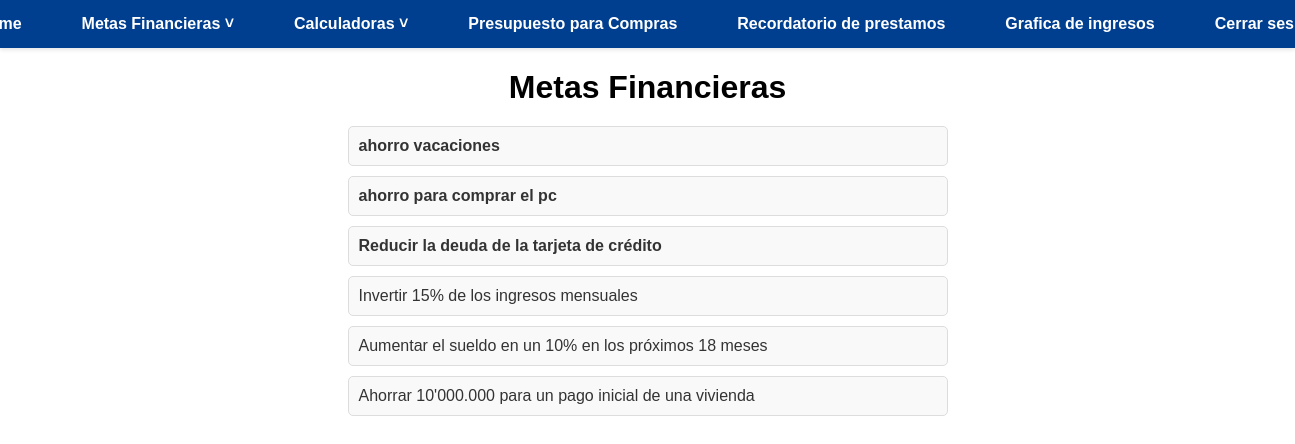
The app's page /tasks/ (signed in), older data.
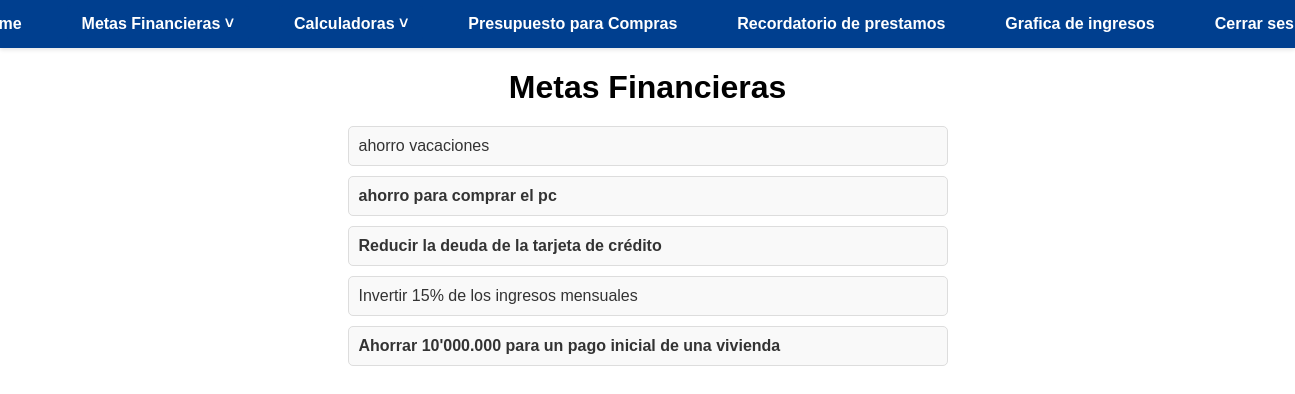
The same page, newer data.
### sitioweb/models.py (models this page shows, shortened)
class task(models.Model):
    title = models.CharField(max_length=100)  # Campo para el título de la tarea
    description = models.TextField(blank=True)  # Campo opcional para la descripción de la tarea
    date_created = models.DateTimeField(auto_now_add=True)  # Fecha de creación de la tarea (autoañadida)
    date_completed = models.DateTimeField(null=True, blank=True)  # Fecha de completado de la tarea (opcional)
    important = models.BooleanField(default=False)  # Indica si la tarea es importante o no
    user = models.ForeignKey(User, on_delete=models.CASCADE)  # Relación con el usuario que creó la tarea

### sitioweb/views.py (the view)
# urls.py: path('tasks/', views.tasks, name='tasks'),  # Ruta para las tareas, usando la vista 'tasks'
@login_required
def tasks(request):
    tasks = task.objects.filter(user=request.user, date_completed__isnull = True)
    return render(request, 'tasks.html', {'tasks': tasks})

### sitioweb/templates/tasks.html (shortened to what this page needs)
{% extends 'base.html' %}
{% load static %}
{% block extra_css %}
    <link rel="stylesheet" href="{% static 'css/tasks.css' %}">
{% endblock %}
{% block content %}
<h1>Metas Financieras</h1>
<ul class="metas">
    {% for task in tasks %}
    <li class="{% if task.date_completed %}completada{% else %}pendiente{% endif %}">
        <a href="{% url 'detalles_task' task.id %}">
            {% if task.important %}
            <strong>{{ task.title }}</strong>
            {% else %}
                {{ task.title }}
            {% endif %}
        </a>
    </li>
    {% endfor %}
</ul>
{% endblock %}

Row changes from the older to the newer data that the page shows:
no longer on this page (row edited): task: title "Aumentar el sueldo en un 10% en los próximos 18 meses"
changed task "ahorro vacaciones": important True → False (drawn)
changed task "Ahorrar 10'000.000 para un pago inicial de una vivienda": important False → True (drawn)
